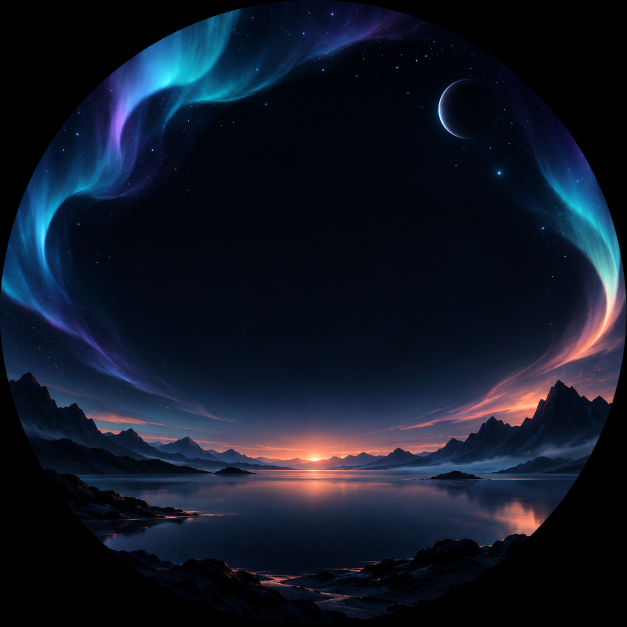
#> input picture wallpapers/default.png, 1254 x 1254 px (shown at 1/2 size)
$ python -i wallpaper_service.py   (imports and definitions only)
#> lines starting #> are read from the running program, lines starting #| are printed output that depends on the picture; after the words box and inside, x2 and y2 are one past the last pixel; in counts of white or black regions, pixels touching at a corner belong together
#> further down, picture is the input picture: PIL image 1254x1254 RGB; mean R, G, B 17.6, 24.3, 38.8
#!/usr/bin/env python3
"""Daily MiniMax wallpaper generator and tiny read-only HTTP service."""

from __future__ import annotations

import argparse
import base64
import hashlib
import hmac
import io
import json
import math
import os
import random
import re
import sqlite3
import struct
import subprocess
import tempfile
import threading
import time as time_module
import urllib.error
import urllib.parse
import urllib.request
import wave
from datetime import date, datetime, timezone
from http import HTTPStatus
from http.server import BaseHTTPRequestHandler, ThreadingHTTPServer
from pathlib import Path

from PIL import Image, ImageDraw, ImageEnhance, ImageFilter, ImageOps
from opencc import OpenCC
from companion_apps import agent_snapshot, store_boards, create_note, list_notes, prepare_notes
import avatar_service
import artwork_library
import story_service
import pet_service
import music_jobs
import reset_insights
from reset_projection import project as project_reset
from concurrent.futures import ThreadPoolExecutor


WIDTH = 466
HEIGHT = 466
PAYLOAD_BYTES = WIDTH * HEIGHT * 2
MINIMAX_BASE_URL = os.environ.get("MINIMAX_BASE_URL", "https://api.minimax.io").rstrip("/")
MINIMAX_URL = f"{MINIMAX_BASE_URL}/v1/image_generation"
MINIMAX_CHAT_URL = f"{MINIMAX_BASE_URL}/v1/chat/completions"
MINIMAX_MUSIC_URL = f"{MINIMAX_BASE_URL}/v1/music_generation"
MINIMAX_MUSIC_MODEL = os.environ.get("MINIMAX_MUSIC_MODEL", "music-3.0").strip()
MINIMAX_RESET_MODEL = os.environ.get(
    "MINIMAX_RESET_MODEL", "MiniMax-M2.7-highspeed"
).strip()
STATE_DIR = Path(os.environ.get("WALLPAPER_STATE_DIR", "/var/lib/esp32-wallpaper"))
DEFAULT_IMAGE = Path(os.environ.get("WALLPAPER_DEFAULT_IMAGE", "/opt/esp32-wallpaper/default.png"))
CURRENT_RAW = STATE_DIR / "current.rgb565"
CURRENT_PNG = STATE_DIR / "current.png"
METADATA = STATE_DIR / "metadata.json"
QUOTA_SNAPSHOT = STATE_DIR / "llmquota-dashboard.json"
CODEX_RESET_ANALYSIS = STATE_DIR / "codex-reset-analysis.json"
MUSIC_PCM = STATE_DIR / "latest-music.pcm"
MUSIC_METADATA = STATE_DIR / "latest-music.json"
MUSIC_PROMPT_MAX_BYTES = 2000
MUSIC_PCM_MAX_BYTES = 12 * 1024 * 1024
MUSIC_GENERATION_LOCK = threading.Lock()
WALLPAPER_GENERATION_LOCK = threading.Lock()
WALLPAPER_PROMPT_MAX_BYTES = 2000
QUOTA_MAX_BYTES = 128 * 1024
WEATHER_CITY = os.environ.get("WEATHER_CITY", "BEIJING").strip() or "BEIJING"
WEATHER_LATITUDE = float(os.environ.get("WEATHER_LATITUDE", "39.9042"))
WEATHER_LONGITUDE = float(os.environ.get("WEATHER_LONGITUDE", "116.4074"))
WEATHER_TIMEZONE = os.environ.get("WEATHER_TIMEZONE", "Asia/Shanghai").strip()
WEATHER_CACHE_SECONDS = 600
WEATHER_CACHE_LOCK = threading.Lock()
weather_cache: dict[str, object] | None = None
weather_cache_time = 0.0
CODEX_RESET_URL = "https://codex-reset.com/api/feed"
CODEX_RESET_CACHE_SECONDS = 300
CODEX_RESET_CACHE_LOCK = threading.Lock()
codex_reset_cache: dict[str, object] | None = None
codex_reset_cache_time = 0.0
WHISPER_CLI = Path(os.environ.get("WHISPER_CLI", "/opt/whisper.cpp/build/bin/whisper-cli"))
WHISPER_MODEL = Path(os.environ.get("WHISPER_MODEL", "/opt/whisper.cpp/models/ggml-base.bin"))
SENSEVOICE_CLI = Path(
    os.environ.get(
        "SENSEVOICE_CLI",
        "/opt/sensevoice/runtime/llama.cpp/build/bin/llama-funasr-sensevoice",
    )
)
SENSEVOICE_MODEL = Path(
    os.environ.get(
        "SENSEVOICE_MODEL",
        "/opt/sensevoice/runtime/llama.cpp/sensevoice-small-q8.gguf",
    )
)
VOICE_SAMPLE_RATE = 16000
VOICE_MAX_BYTES = VOICE_SAMPLE_RATE * 2 * 20
VOICE_TRANSCRIBE_LOCK = threading.Lock()
# [1 line that did not run here, left out]
REQUIRE_WALLPAPER_TOKEN = os.environ.get("REQUIRE_WALLPAPER_TOKEN", "1").strip().lower() not in {
    "0", "false", "no", "off",
}
REQUEST_TIMEOUT_SECONDS = 20

THEMES = (
    "serene aurora above a distant mountain lake at dawn",
    "abstract silk ribbons and tiny stars in a deep night sky",
    "minimal misty mountains with a restrained sunrise glow",
    "bioluminescent ocean waves under a calm moonlit sky",
    "elegant futuristic glass landscape with soft cyan light",
    "dreamlike cloud sea with violet and coral twilight",
    "minimal deep-space nebula with delicate luminous arcs",
)


# [28 lines left out: functions open_https, read_json_limited, image_prompt, not called in this run]


def prepare_image(source: Image.Image) -> Image.Image:
    image = ImageOps.fit(source.convert("RGB"), (WIDTH, HEIGHT), Image.Resampling.LANCZOS)
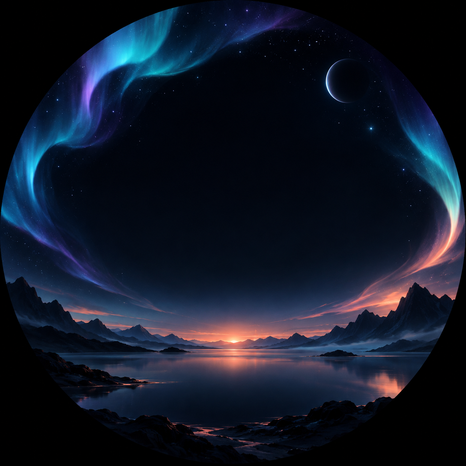
#> image: PIL image 466x466 RGB; mean R, G, B 17.6, 24.3, 38.8
    image = ImageEnhance.Contrast(image).enhance(1.04)

    mask = Image.new("L", (WIDTH, HEIGHT), 0)
#> mask: PIL image 466x466 L; every value is 0
    inner = Image.new("L", (WIDTH, HEIGHT), 0)
    ImageDraw.Draw(inner).ellipse((70, 70, WIDTH - 70, HEIGHT - 70), fill=145)
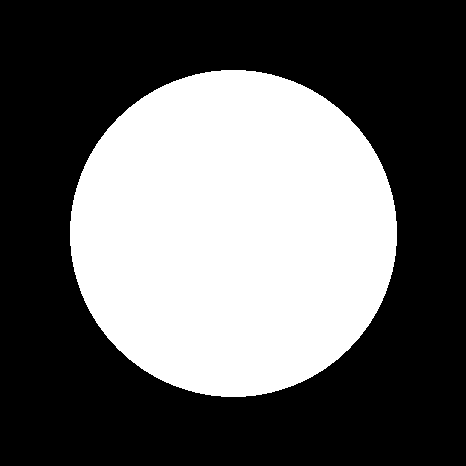
#> inner: PIL image 466x466 L; values 0 (black) and 145 (white), 38.6% white; 1 white region, box (x1, y1, x2, y2) and area: (70, 70, 397, 397) 83929
    mask = inner.filter(ImageFilter.GaussianBlur(55))
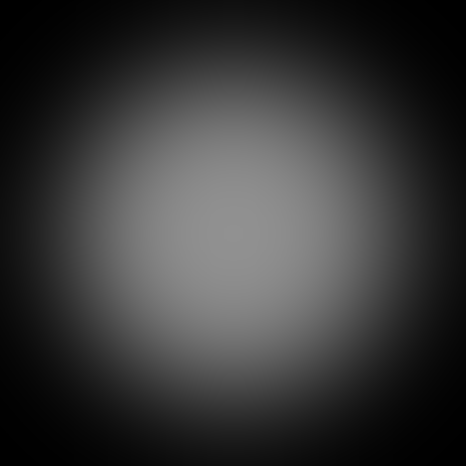
#> mask: PIL image 466x466 L; min 0, max 145, mean 55.3
    darker = ImageEnhance.Brightness(image).enhance(0.48)
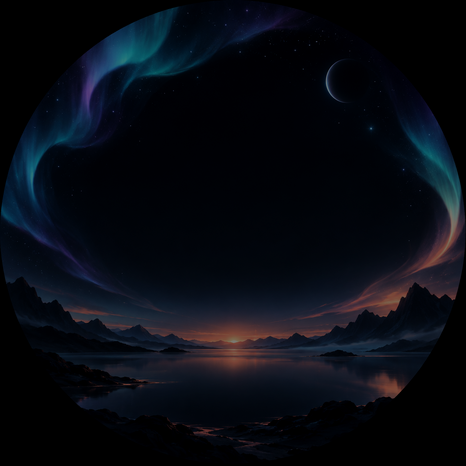
#> darker: PIL image 466x466 RGB; mean R, G, B 7.9, 11.2, 18.4
    return Image.composite(darker, image, mask)
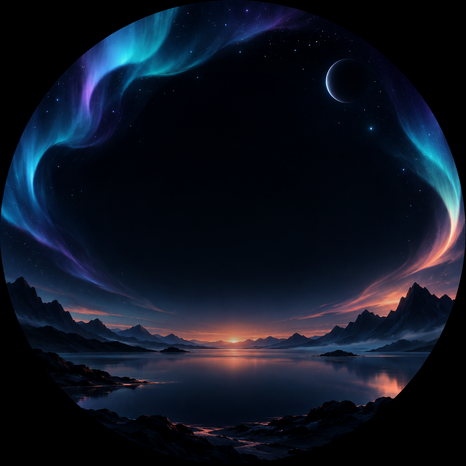
#> returned value: PIL image 466x466 RGB; mean R, G, B 14.8, 21, 34.3


# [554 lines left out: functions to_rgb565le, atomic_write, validate_quota_snapshot, activate_image, install_default, generate_procedural and 11 more, not called in this run]


class WallpaperHandler(BaseHTTPRequestHandler):
    server_version = "RoundClock"
    sys_version = ""

    def setup(self) -> None:
        super().setup()
        self.connection.settimeout(REQUEST_TIMEOUT_SECONDS)

    # [459 lines left out: functions send_json, authorized, do_GET, do_POST, not called in this run]

    def log_message(self, format: str, *args: object) -> None:
        print(f"{self.address_string()} - {format % args}", flush=True)


class BoundedThreadingHTTPServer(ThreadingHTTPServer):
    daemon_threads = True
    request_queue_size = 16


# [38 lines left out: functions validate_runtime_security, serve, main, not called in this run]


# [2 lines not run here, left out]

>>> from PIL import Image
>>> picture = Image.open('../wallpapers/default.png')
>>> result = prepare_image(picture)
